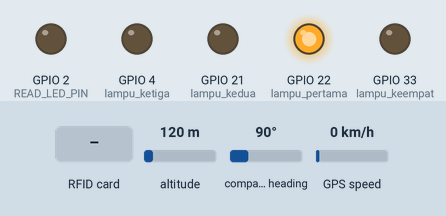
Simulated run of this sketch. Board: ESP32. Parts: output pins drawn as LEDs (lit = HIGH). Dashed ring = blinking. The inputs (shaded band) are chosen by the test bench; at power-on: altitude 120 m, compass heading 90°, GPS speed 0 km/h. WiFi joins after 1.5 s; servers stay silent unless stated; uploads are accepted with an empty reply; storage starts empty; the GPS gets a fix after 3 s at 37.7749, -122.4194 with 8 satellites; what the sketch prints to the serial monitor is not drawn.

Above: at 2.6 s.
At 5.1 s:
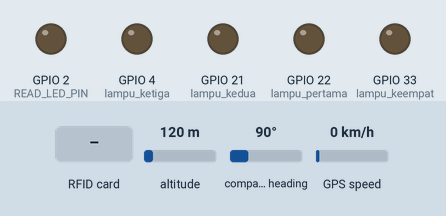
5.2 s: RFID card 5E 7A 19 C4 held to the reader
At 6.11 s:
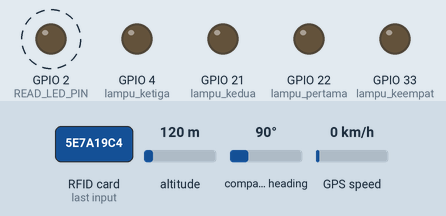
Timing chart, 0 to 8.2 s (numbered marks = the images above; inputs shaded):
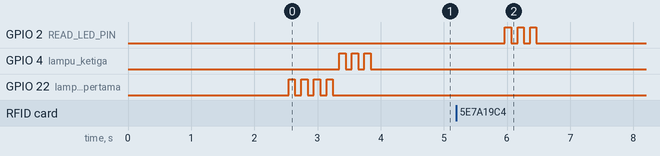

Measured:
- after the input at 5.2 s, GPIO 2 (READ_LED_PIN): alternates HIGH for 0.10 s and LOW for 0.10 s, 6 changes in all, then stays LOW, starting after 0.77 s

The sketch:

MY_ETS.ino
```cpp
#include <SoftwareSerial.h>
#include <TinyGPS++.h>
#include <rdm6300.h>
#include <WiFi.h>
#include "FS.h"
#include "SD.h"
#include "SPI.h"

//definisi pin


 #define RDM6300_RX_PIN 26
//#define RDM6300_TX_PIN 27
#define GPS_TX_PIN 16
#define GPS_RX_PIN 17
#define READ_LED_PIN 2

//#define led1 22
//#define led2 21
//#define led3 25
//#define led4 33
#define SD_CS 5
//inisialisasi ke software serial
SoftwareSerial gpsSerial(GPS_RX_PIN, GPS_TX_PIN);
Rdm6300 rdm6300;

TinyGPSPlus gps;
double latitude, longitude;
String latStr, lonStr;
String tagId;

//set wifi
const char* ssid = "your ssid";
const char* password = "yourpass";
const char* host = "192.168.1.15";

int  number = 0;
int count = 0;
String numb;

File file;

void setup() {
  Serial.begin(115200);
//  tulisan gj
 Serial.setDebugOutput(false);
  gpsSerial.begin(9600);

  pinMode(READ_LED_PIN, OUTPUT);
  pinMode(22, OUTPUT); // lampu pertama
  pinMode(21, OUTPUT); // lampu kedua
  pinMode(4, OUTPUT); // lampu ketiga
  pinMode(33, OUTPUT); // lampu keempat
  digitalWrite(READ_LED_PIN, LOW);

  pinMode(SD_CS, OUTPUT);
  digitalWrite(SD_CS, LOW);
  SD.begin(SD_CS);
//   mendeteksi sdcard
  if (!SD.begin(SD_CS)) {
    Serial.println("Gagal Memuat Kartu SD");
    return;
  }
  uint8_t cardType = SD.cardType();
  if (cardType == CARD_NONE) {
    Serial.println("Tidak Ada Kartu SD");
    return;
  }
  delay(1000);
  rdm6300.begin(RDM6300_RX_PIN);

  // Connect to WiFi network
  Serial.println();
  Serial.print("Connecting to ");
  Serial.println(ssid);
  WiFi.begin(ssid, password);
  while (WiFi.status() != WL_CONNECTED) {
    delay(500);
    Serial.print(".");
  }
  Serial.println("");
  Serial.println("WiFi connected");
    for (int i = 0; i < 4; i++) {
    digitalWrite(22, HIGH);
    delay(100);
    digitalWrite(22, LOW);
    delay(100);
  }

  Serial.println("\nPlace RFID tag near the RDM6300...");
      for (int i = 0; i < 3; i++) {
    digitalWrite(4, HIGH);
    delay(100);
    digitalWrite(4, LOW);
    delay(100);
  }
}

void loop() {
//  membaca gps
    while (gpsSerial.available() > 0) {
      if (gps.encode(gpsSerial.read())) {
        if (gps.location.isUpdated()) {
//          baca rfidtag
           if (rdm6300.get_new_tag_id()) {


                for(int i = 0; i < 3 ; i++)
              {
                digitalWrite(READ_LED_PIN, HIGH); // nyalakan LED
                delay(100); // tunggu selama 1 detik
                digitalWrite(READ_LED_PIN, LOW); // matikan LED
                delay(100); // tunggu selama 1 detik
              }

              Serial.print("RFID Tag: ");
//            Serial.println(rdm6300.get_tag_id(), HEX);
              tagId = String(rdm6300.get_tag_id(), HEX);
              Serial.println(tagId);
//            menampilkan latitude dan longitude
              Serial.print("latitude: ");
              latStr = String(gps.location.lat(), 6);
              Serial.println(latStr);
              Serial.print("longitude: ");
              lonStr = String(gps.location.lng(), 6);
              Serial.println(lonStr);


 //cobaa ke dtb
 // Connect to server
    WiFiClient client;
    const int httpPort = 80;
    if (client.connect(host, httpPort)) {
      sdTodb();
    }

   // Send HTTP request
    client.print(String("GET http://192.168.1.15/iotprojek/konek.php?") +
                 ("tagId=") + tagId +
                 ("&latitude=") + latStr +
                 ("&longitude=") + lonStr +
                 " HTTP/1.1\r\n" +
                 "Host: " + host + "\r\n" +
                 "Connection: close\r\n\r\n");

    // tunggu respon
    unsigned long timeout = millis();
    while (client.available() == 0) {
      if (millis() - timeout > 1000) {
              for (int i = 0; i < 3; i++) {
    digitalWrite(33, HIGH);
    delay(100);
    digitalWrite(33, LOW);
    delay(100);
  }
        Serial.println(">>> Client Timeout !");
        client.stop();
     kirimSd();
     return;
      }
    }
    // Read server response
    while (client.available()) {
      String line = client.readStringUntil('\r');
      Serial.print(line);
    }
    Serial.println();
              }
            }
          }
        }

  digitalWrite(READ_LED_PIN, rdm6300.get_tag_id());
  delay(10);

}

void appendFile(fs::FS &fs, String path, String message){
    file = fs.open(path, FILE_APPEND);
    if(!file){
        Serial.println("Tidak ada sd card untuk menulis");
        return;
    }
    Serial.printf("Appending to file: %s\n", path);
    if(file.print(message)){
        Serial.println("Message appended");
    } else {
        Serial.println("Append failed");
    }
    file.close();
}


void readFile(fs::FS &fs, String path){


    File file = fs.open(path);
    if(file){
    Serial.println("ada file");
    Serial.printf("Reading file: %s\n", path);
    Serial.println("Read from file: ");
    while(file.available()){
      String line = file.readStringUntil('\n');
      int separatorIndex = line.indexOf(",");
      if (separatorIndex != -1) {
        String tagId = line.substring(0, separatorIndex);
        String gpsLocation = line.substring(separatorIndex + 1);

        int separatorIndex2 = gpsLocation.indexOf(",");
        if (separatorIndex2 != -1) {
          String latStr = gpsLocation.substring(0, separatorIndex2);
          String lonStr = gpsLocation.substring(separatorIndex2 + 1);

          Serial.print("RFID Tag: ");
          Serial.println(tagId);
          Serial.print("Latitude: ");
          Serial.println(latStr);
          Serial.print("Longitude: ");
          Serial.println(lonStr);

          // Kirim data ke database
           WiFiClient client;
          const int httpPort = 80;
          if (client.connect(host, 80)) {
            client.print(String("GET http://192.168.1.15/iotprojek/konek.php?") +
                         "tagId=" + tagId +
                         "&latitude=" + latStr +
                         "&longitude=" + lonStr +
                         " HTTP/1.1\r\n" +
                         "Host: " + host + "\r\n" +
                         "Connection: close\r\n\r\n");
            Serial.println("Data berhasil dikirim ke server");

            // Tunggu respon dari server
            while (client.connected()) {
              if (client.available()) {
                String response = client.readStringUntil('\n');
                Serial.println(response);
              }
            }
            file.close();
            SD.remove(numb);
            Serial.println("Data berhasil dikirim dari SD card");
          } else {
            Serial.println("Gagal terkoneksi dengan server");
          }
        }
      }
    }
  }
}


void sdTodb(){
   for(number= 0; number<=count; number++){
    numb = String() + "/datalog" + number + ".txt";
    readFile(SD, numb);
    delay(1000);
  }
  count = 0;
  number =0;
}
void kirimSd(){
  number++;
  count++;
  numb = String() + "/datalog" + number + ".txt";
  appendFile(SD, numb, String() + tagId + "," + latStr  + "," + lonStr);
}
```
